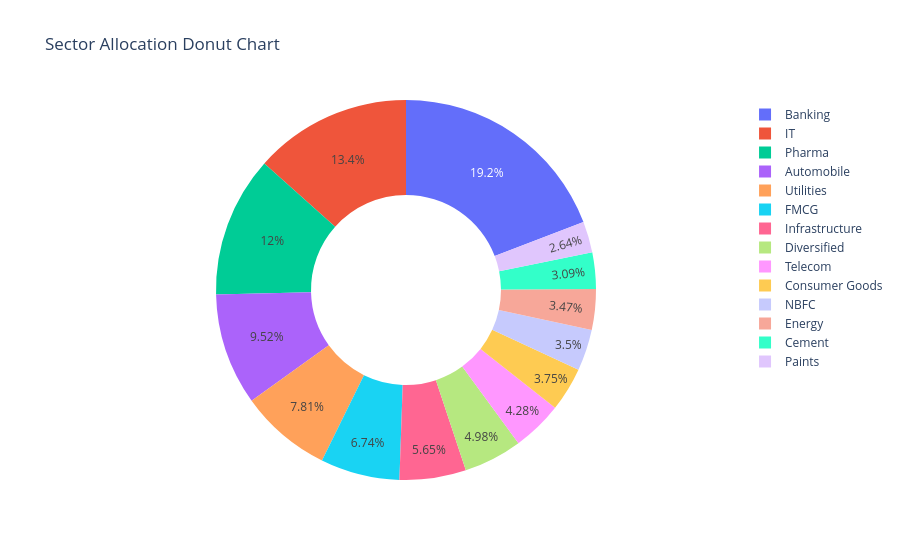

Notebook source saved alongside this figure:
### Code cell
import plotly.graph_objects as go
sector_weights = portfolio.groupby(
    'sector'
)['weight_pct'].sum()

fig = go.Figure(
    data=[go.Pie(
        labels=sector_weights.index,
        values=sector_weights.values,
        hole=0.5
    )]
)

fig.update_layout(
    title='Sector Allocation Donut Chart'
)

fig.show()

### Figure 1 — Plotly figure (JSON) as saved in the notebook; plotly's stock layout.template omitted (floating-point values rounded to 4 significant figures)
{"data": [{"hole": 0.5, "labels": ["Automobile", "Banking", "Cement", "Consumer Goods", "Diversified", "Energy", "FMCG", "IT", "Infrastructure", "NBFC", "Paints", "Pharma", "Telecom", "Utilities"], "type": "pie", "values": [323.6, 652.3, 105.0, 127.6, 169.2, 117.9, 229.1, 455.5, 192.2, 119.1, 89.86, 407.4, 145.6, 265.5]}], "layout": {"title": {"text": "Sector Allocation Donut Chart"}}}
